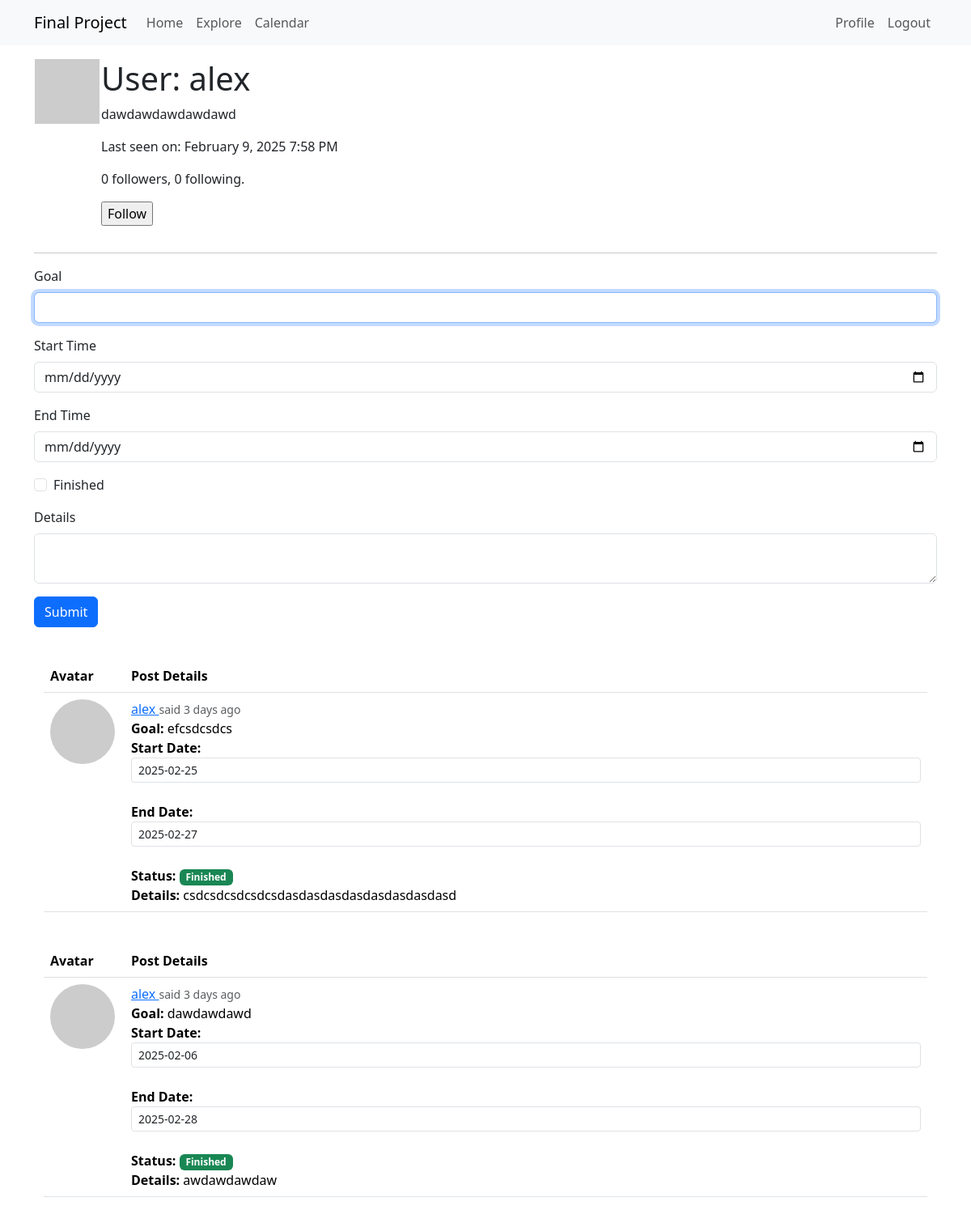
/user/alex (signed in), run on the app's committed database.
### app/models.py (models this page shows, shortened)
class User(db.Model, UserMixin):
    id: so.Mapped[int] = so.mapped_column(primary_key=True)
    username: so.Mapped[str] = so.mapped_column(sa.String(64), index=True, unique=True)
    email: so.Mapped[str] = so.mapped_column(sa.String(120), index=True, unique=True)
    password_hash: so.Mapped[Optional[str]] = so.mapped_column(sa.String(256))
    posts: so.WriteOnlyMapped['Post'] = so.relationship(back_populates='author')
    about_me: so.Mapped[Optional[str]] = so.mapped_column(sa.String(140))
    last_seen: so.Mapped[Optional[datetime]] = so.mapped_column(default=lambda: datetime.now(timezone.utc))
    following: so.WriteOnlyMapped['User'] = so.relationship(secondary=followers, primaryjoin=(followers.c.follower_id == id),
        secondaryjoin=(followers.c.followed_id == id), back_populates='followers')
    followers: so.WriteOnlyMapped['User'] = so.relationship(secondary=followers, primaryjoin=(followers.c.followed_id == id),
        secondaryjoin=(followers.c.follower_id == id), back_populates='following')
    def avatar(self, size):
        digest = md5(self.email.lower().encode('utf-8')).hexdigest()
        return f'https://www.gravatar.com/avatar/{digest}?d=identicon&s={size}'
    def is_following(self, user):
        query = self.following.select().where(User.id == user.id)
        return db.session.scalar(query) is not None
    def followers_count(self):
        query = sa.select(sa.func.count()).select_from(
            self.followers.select().subquery())
        return db.session.scalar(query)
    def following_count(self):
        query = sa.select(sa.func.count()).select_from(
            self.following.select().subquery())
        return db.session.scalar(query)

class Post(db.Model):
    id: so.Mapped[int] = so.mapped_column(primary_key=True)
    goal: so.Mapped[str] = so.mapped_column(sa.String(60))
    body: so.Mapped[str] = so.mapped_column(sa.String(300))
    timestamp: so.Mapped[datetime] = so.mapped_column(index=True, default=lambda: datetime.now(timezone.utc))
    starttime: so.Mapped[datetime] = so.mapped_column(default=lambda: datetime.now(timezone.utc))
    endtime: so.Mapped[datetime] = so.mapped_column(default=None)
    isfinished: so.Mapped[bool] = so.mapped_column(sa.Boolean(), default=False)
    user_id: so.Mapped[int] = so.mapped_column(sa.ForeignKey(User.id), index=True)
    author: so.Mapped[User] = so.relationship(back_populates='posts')

### app/routes.py (the view, shortened to what this page needs)
@app.route('/user/<username>', methods=['GET', 'POST'])
@login_required
def user(username):
    user = db.first_or_404(sa.select(User).where(User.username == username))
    form = PostForm()
    page = request.args.get('page', 1, type=int)
    query = user.posts.select().order_by(Post.timestamp.desc())
    posts = db.paginate(query, page=page, per_page=app.config['POSTS_PER_PAGE'], error_out=False)
    next_url = url_for('user', username=user.username, page=posts.next_num) \
        if posts.has_next else None
    prev_url = url_for('user', username=user.username, page=posts.prev_num) \
        if posts.has_prev else None
    return render_template('user.html', user=user, posts=posts.items,
                           next_url=next_url, prev_url=prev_url, form=form)

### app/forms.py
class PostForm(FlaskForm):
    goal = StringField('Goal', validators=[DataRequired(), Length(max=60)])
    starttime = DateField('Start Time', format='%Y-%m-%d', validators=[Optional()])
    endtime = DateField('End Time', format='%Y-%m-%d', validators=[Optional()])
    isfinished = BooleanField('Finished')
    post = TextAreaField('Details', validators=[DataRequired(), Length(min=1, max=300)])
    submit = SubmitField('Submit')

### app/models.py (called while the page is built)
@login.user_loader
def load_user(id):
    return db.session.get(User, int(id))

### app/routes.py (called while the page is built)
@app.before_request
def before_request():
    if current_user.is_authenticated:
        current_user.last_seen = datetime.now(timezone.utc)
        db.session.commit()

### app/templates/user.html (shortened to what this page needs)
{% extends "base.html" %}
{% import "bootstrap_wtf.html" as wtf %}
{% block content %}
    <table>
        <tr valign="top">
            <td><img src="{{ user.avatar(128) }}"></td>
            <td>
                <h1>User: {{ user.username }}</h1>
                {% if user.about_me %}<p>{{ user.about_me }}</p>{% endif %}
                {% if user.last_seen %}<p>Last seen on: {{ moment(user.last_seen).format('LLL') }}</p>{% endif %}
                <p>{{ user.followers_count() }} followers, {{ user.following_count() }} following.</p>
                {% if user == current_user %}
                <p><a href="{{ url_for('edit_profile') }}">Edit your profile</a></p>
                {% elif not current_user.is_following(user) %}
                <p>
                    <form action="{{ url_for('follow', username=user.username) }}" method="post">
                        {{ form.submit(value='Follow') }}
                    </form>
                </p>
                {% endif %}
            </td>
        </tr>
    </table>
    <hr>
    {% if form %}
    {{ wtf.quick_form(form) }}
    {% endif %}
    {% for post in posts %}
        {% include '_post.html' %}
    {% endfor %}
{% endblock %}

### app/templates/_post.html (shortened to what this page needs)
{% block content %}
    <div class="container mt-4">
        <div class="row">
            <div class="col-12">
                <table class="table table-hover">
                    <thead>
                        <tr>
                            <th scope="col" width="100px">Avatar</th>
                            <th scope="col">Post Details</th>
                        </tr>
                    </thead>
                    <tbody>
                        <tr>
                            <td>
                                <a href="{{ url_for('user', username=post.author.username) }}">
                                    <img src="{{ post.author.avatar(70) }}" class="rounded-circle" alt="User Avatar" />
                                </a>
                            </td>
                            <td>
                                <div>
                                    <a href="{{ url_for('user', username=post.author.username) }}" class="font-weight-bold">
                                        {{ post.author.username }}
                                    </a>
                                    <small class="text-muted">said {{ moment(post.timestamp).fromNow() }}</small>
                                    <br>
                                    <strong>Goal:</strong> {{ post.goal }}<br>
                                    <strong>Start Date:</strong>
                                    <input type="text" id="starttime-{{ post.id }}" class="form-control form-control-sm datetime-picker"
                                           value="{{ post.starttime.strftime('%Y-%m-%d') if post.starttime else '' }}" />
                                    <br>
                                    <strong>End Date:</strong>
                                    <input type="text" id="endtime-{{ post.id }}" class="form-control form-control-sm datetime-picker"
                                           value="{{ post.endtime.strftime('%Y-%m-%d') if post.endtime else '' }}" />
                                    <br>
                                    <strong>Status:</strong>
                                    {% if post.isfinished %}
                                        <span class="badge bg-success">Finished</span>
                                    {% else %}
                                        <span class="badge bg-warning text-dark">In Progress</span>
                                    {% endif %}
                                    <br>
                                    <strong>Details:</strong> {{ post.body }}
                                    <br>
                                </div>
                            </td>
                        </tr>
                    </tbody>
                </table>
            </div>
        </div>
    </div>
    <link rel="stylesheet" href="https://cdn.jsdelivr.net/npm/flatpickr/dist/flatpickr.min.css">
{% endblock %}

### data on the page
User: username "alex", about_me "dawdawdawdawdawd", last_seen "February 9, 2025 7:58 PM"
Post: author.username "alex", timestamp "3 days ago", goal "efcsdcsdcs", starttime "2025-02-25", endtime "2025-02-27", isfinished "Finished", body "csdcsdcsdcsdcsdasdasdasdasdasdasdasdasd"
Post: author.username "alex", timestamp "3 days ago", goal "dawdawdawd", starttime "2025-02-06", endtime "2025-02-28", isfinished "Finished", body "awdawdawdaw"

### other printed values
{{ user.followers_count() }} "0"
{{ user.following_count() }} "0"
{{ field.label(class='form-label') }} "Goal" "Start Time" "End Time"
{{ field.label(class='form-check-label') }} "Finished"
{{ field.label(class='form-label') }} "Details"
